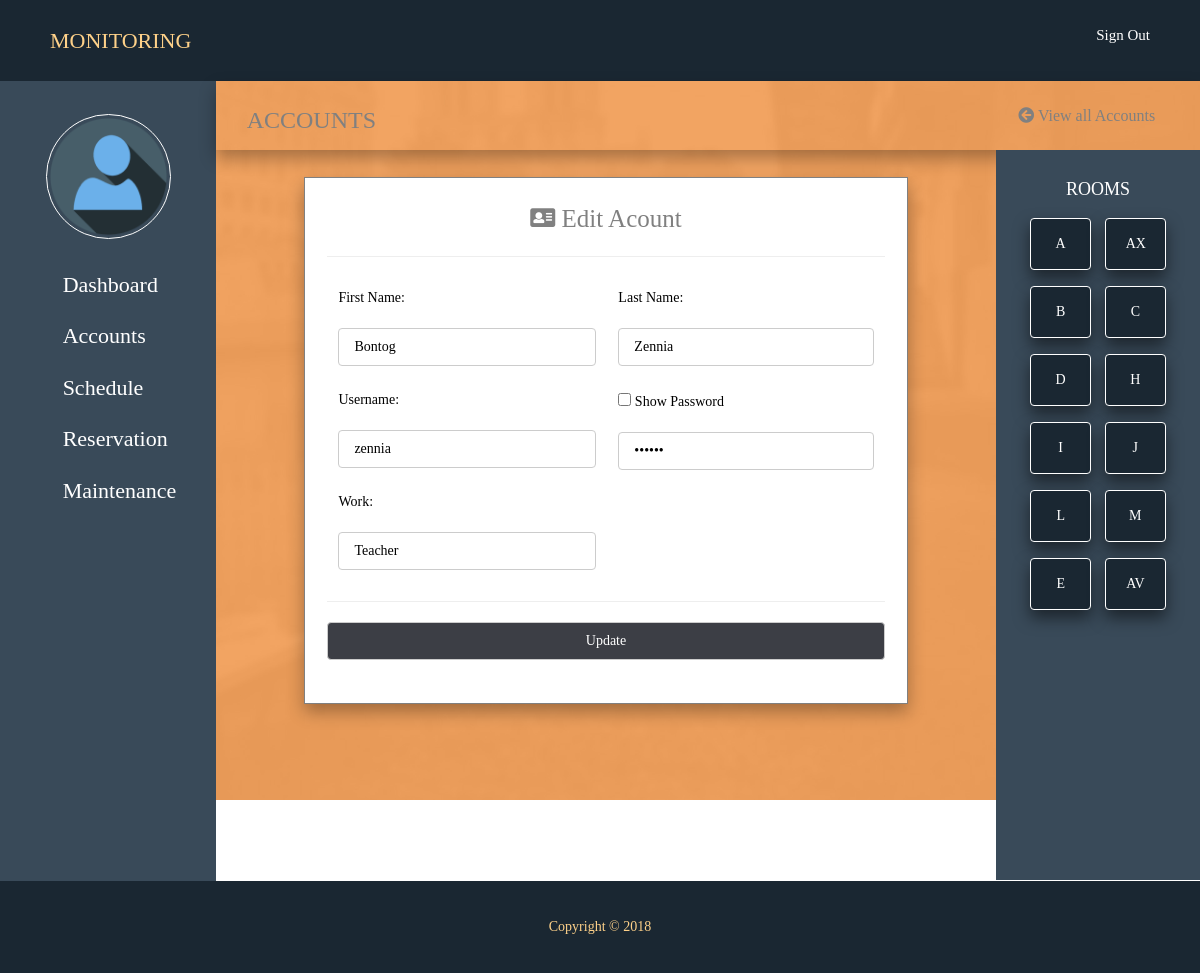
Page /edit_user.php?id=3 on the committed database.
### tables this page shows
CREATE TABLE `users` (
  `user_id` int(5) NOT NULL,
  `firstname` varchar(100) NOT NULL,
  `lastname` varchar(100) NOT NULL,
  `username` varchar(100) NOT NULL,
  `password` varchar(100) NOT NULL,
  `stands` varchar(100) NOT NULL,
  `access_level` varchar(10) NOT NULL,
  `status` varchar(200) NOT NULL
);

### edit_user.php (the view, shortened to what this page needs)
<!DOCTYPE html>
<?php include'config.php'?>
<?php
$userID = $_GET['id'];
$res1 = "SELECT * FROM users WHERE `user_id` = '$userID'";
$result1 = mysqli_query($conn, $res1) or die(mysql_error());
      for($i=0; $i<$num_rows=mysqli_fetch_array($result1);$i++) {
	    		$fname=$num_rows["firstname"];
	    		$lname=$num_rows["lastname"];
	    		$uname=$num_rows["username"];
	    		$password=$num_rows["password"];
	    		$stands=$num_rows["stands"];
            }
?>
<html lang="en">
    <?php include'links.php';?>
	<body>
		<?php include'header.php';?>
		<?php include'side-bar-left.php';?>
		<div class="dashboard-title">
			<h3><i class="icon_id_alt"></i> ACCOUNTS
			<span style="font-size: 16px;"><a href="account.php"><i class="fa fa-arrow-circle-left" aria-hidden="true"></i> View all Accounts</a></span> </h3>
		</div>
		<div class="main-content">
			<div class="main-content-signup">
			<form action="<?PHP $_SERVER["PHP_SELF"]?>" method="post" >
				<center>
				<span style="font-size:25px;"><i class="fas fa-address-card"></i> Edit Acount</span></center>
				<hr>
				<table>
					<tr>
						<td class="signup">
							First Name:<br><br>
							<input type="text" id="user" name="fname" value="<?php echo $fname;?>" minlength="2" required autofocus>
						</td>
						<td class="signup">
							Last Name:<br><br>
							<input type="text" id="user" name="lname" value="<?php echo $lname;?>" minlength="2" required autofocus>
						</td>
					</tr>
					<tr>
						<td class="signup">
							Username:<br><br>
							<input type="text" id="user" name="username" value="<?php echo $uname;?>" minlength="5" required autofocus>
						</td>
						<td class="signup">
							<input type="checkbox" onclick="myFunction()"> Show Password<br><br>
							<input type="password" id="myInputs" name="password" value="<?php echo $password;?>" minlength="5" required>
						</td>
					</tr>
					<tr>
						<td class="signup">
							Work:<br><br>
							<input type="text" id="work" name="work" value="<?php echo $stands;?>" required autofocus>
					</td>
					</tr>
				</table>
				<hr>
				<input type="submit" class="btn" name="submit" value="Update"><br><br>
			</form>
			</div>
		</div>
			<?php include'side-bar-right.php';?>
			<?php include'footer.php';?>
		</body>
</html>

### style.css (style rules this page uses)
body { background-color: #e9e9e9; margin: 0; color: black; }
.dashboard-title { float: left; height: auto; width: 82%; padding: 0.5%; box-shadow: 0px 8px 16px 0px rgba(0,0,0,0.3); font-family: century gothic; color: grey; }
.dashboard-title a { text-decoration: none; float: right; margin-right: 4%; color: grey; }
.main-content { float: left; height: auto; width: 65%; padding: 1%; font-family: century gothic; color: grey; }
.main-content-signup { float: left; height: auto; width: 80%; padding: 3%; margin-top: 2%; margin-left: 10%; background-color: white; border: 1px solid grey; box-shadow: 0px 8px 16px 0px rgba(0,0,0,0.3); font-family: century gothic; color: grey; }
.main-content-signup input[type=text] { width: 100%; padding: 8px 15px; color: black; display: inline-block; font-family: century gothic; border: 1px solid #ccc; border-radius: 4px; background: rgb(255, 255, 255); background: rgba(255, 255, 255, 0.8); }
.main-content-signup input[type=password] { width: 100%; padding: 8px 15px; color: black; display: inline-block; font-family: century gothic; border: 1px solid #ccc; border-radius: 4px; background: rgb(255, 255, 255); background: rgba(255, 255, 255, 0.8); }
.main-content-signup input[type=submit] { width: 100%; background-color: #3c3e45; color: white; font-family: century gothic; padding:8px 15px; border: 1px solid #ccc ; border-radius: 4px; cursor: pointer; }
td.signup { width: 400px; padding: 2%; color: black; background-color: white; font-family: century gothic; text-align: left; }

### rows in the picture
users: fname "Bontog", lname "Zennia", username "zennia", work "Teacher"
